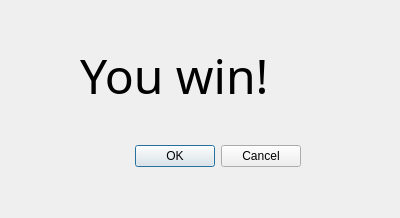
<?xml version="1.0" encoding="UTF-8"?>
<ui version="4.0">
 <class>WinDialog</class>
 <widget class="QDialog" name="WinDialog">
  <property name="geometry">
   <rect>
    <x>0</x>
    <y>0</y>
    <width>400</width>
    <height>218</height>
   </rect>
  </property>
  <property name="windowTitle">
   <string>Dialog</string>
  </property>
  <widget class="QDialogButtonBox" name="buttonBox">
   <property name="geometry">
    <rect>
     <x>100</x>
     <y>140</y>
     <width>201</width>
     <height>32</height>
    </rect>
   </property>
   <property name="orientation">
    <enum>Qt::Horizontal</enum>
   </property>
   <property name="standardButtons">
    <set>QDialogButtonBox::Cancel|QDialogButtonBox::Ok</set>
   </property>
  </widget>
  <widget class="QLabel" name="label">
   <property name="geometry">
    <rect>
     <x>80</x>
     <y>40</y>
     <width>241</width>
     <height>71</height>
    </rect>
   </property>
   <property name="font">
    <font>
     <family>Academy Engraved LET</family>
     <pointsize>36</pointsize>
    </font>
   </property>
   <property name="text">
    <string>You win!</string>
   </property>
  </widget>
 </widget>
 <resources/>
 <connections>
  <connection>
   <sender>buttonBox</sender>
   <signal>accepted()</signal>
   <receiver>WinDialog</receiver>
   <slot>accept()</slot>
   <hints>
    <hint type="sourcelabel">
     <x>248</x>
     <y>254</y>
    </hint>
    <hint type="destinationlabel">
     <x>157</x>
     <y>274</y>
    </hint>
   </hints>
  </connection>
  <connection>
   <sender>buttonBox</sender>
   <signal>rejected()</signal>
   <receiver>WinDialog</receiver>
   <slot>reject()</slot>
   <hints>
    <hint type="sourcelabel">
     <x>316</x>
     <y>260</y>
    </hint>
    <hint type="destinationlabel">
     <x>286</x>
     <y>274</y>
    </hint>
   </hints>
  </connection>
 </connections>
</ui>
